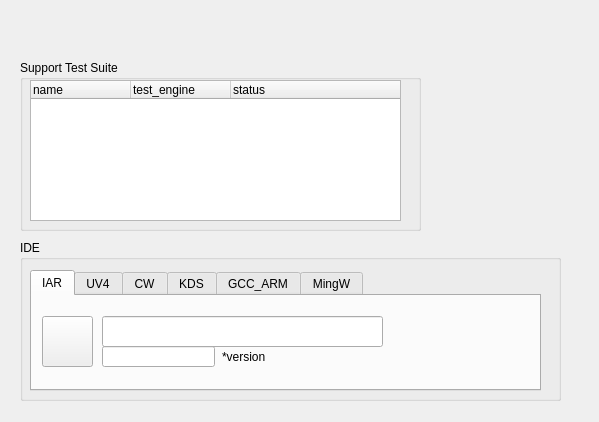
<?xml version="1.0" encoding="UTF-8"?>
<ui version="4.0">
 <class>Build_Form</class>
 <widget class="QWidget" name="Build_Form">
  <property name="geometry">
   <rect>
    <x>0</x>
    <y>0</y>
    <width>599</width>
    <height>422</height>
   </rect>
  </property>
  <property name="windowTitle">
   <string>Build Configuration</string>
  </property>
  <property name="windowIcon">
   <iconset>
    <normaloff>../pic_user/window_icon.png</normaloff>../pic_user/window_icon.png</iconset>
  </property>
  <widget class="QGroupBox" name="groupBox">
   <property name="geometry">
    <rect>
     <x>20</x>
     <y>60</y>
     <width>401</width>
     <height>171</height>
    </rect>
   </property>
   <property name="title">
    <string>Support Test Suite</string>
   </property>
   <widget class="QTreeWidget" name="treeWidget">
    <property name="geometry">
     <rect>
      <x>10</x>
      <y>20</y>
      <width>371</width>
      <height>141</height>
     </rect>
    </property>
    <property name="toolTip">
     <string>Double click to enable or disable a test suite</string>
    </property>
    <property name="statusTip">
     <string>Double click to enable or disable a test suite</string>
    </property>
    <column>
     <property name="text">
      <string>name</string>
     </property>
     <property name="icon">
      <iconset>
       <normaloff>../pic_user/suite_icon.png</normaloff>../pic_user/suite_icon.png</iconset>
     </property>
    </column>
    <column>
     <property name="text">
      <string>test_engine</string>
     </property>
    </column>
    <column>
     <property name="text">
      <string>status</string>
     </property>
    </column>
   </widget>
  </widget>
  <widget class="QGroupBox" name="groupBox_2">
   <property name="geometry">
    <rect>
     <x>20</x>
     <y>240</y>
     <width>541</width>
     <height>161</height>
    </rect>
   </property>
   <property name="title">
    <string>IDE</string>
   </property>
   <widget class="QTabWidget" name="tabWidget">
    <property name="geometry">
     <rect>
      <x>10</x>
      <y>30</y>
      <width>511</width>
      <height>121</height>
     </rect>
    </property>
    <property name="toolTip">
     <string/>
    </property>
    <property name="statusTip">
     <string/>
    </property>
    <property name="currentIndex">
     <number>0</number>
    </property>
    <property name="iconSize">
     <size>
      <width>20</width>
      <height>20</height>
     </size>
    </property>
    <widget class="QWidget" name="tab">
     <attribute name="title">
      <string>IAR</string>
     </attribute>
     <attribute name="toolTip">
      <string>IAR dir and version configuration</string>
     </attribute>
     <widget class="QLineEdit" name="lineEdit">
      <property name="geometry">
       <rect>
        <x>70</x>
        <y>20</y>
        <width>281</width>
        <height>31</height>
       </rect>
      </property>
      <property name="statusTip">
       <string>Fill in content directly or click button</string>
      </property>
     </widget>
     <widget class="QToolButton" name="toolButton">
      <property name="geometry">
       <rect>
        <x>10</x>
        <y>20</y>
        <width>51</width>
        <height>51</height>
       </rect>
      </property>
      <property name="statusTip">
       <string>Choose</string>
      </property>
      <property name="text">
       <string/>
      </property>
      <property name="icon">
       <iconset>
        <normaloff>../pic_user/iar_icon.png</normaloff>../pic_user/iar_icon.png</iconset>
      </property>
      <property name="iconSize">
       <size>
        <width>30</width>
        <height>30</height>
       </size>
      </property>
      <property name="toolButtonStyle">
       <enum>Qt::ToolButtonTextUnderIcon</enum>
      </property>
     </widget>
     <widget class="QLabel" name="label">
      <property name="geometry">
       <rect>
        <x>190</x>
        <y>50</y>
        <width>46</width>
        <height>21</height>
       </rect>
      </property>
      <property name="text">
       <string>*version</string>
      </property>
     </widget>
     <widget class="QLineEdit" name="lineEdit_7">
      <property name="geometry">
       <rect>
        <x>70</x>
        <y>50</y>
        <width>113</width>
        <height>21</height>
       </rect>
      </property>
     </widget>
    </widget>
    <widget class="QWidget" name="tab_2">
     <attribute name="title">
      <string>UV4</string>
     </attribute>
     <attribute name="toolTip">
      <string>UV4 dir and version configuration</string>
     </attribute>
     <widget class="QToolButton" name="toolButton_2">
      <property name="geometry">
       <rect>
        <x>10</x>
        <y>20</y>
        <width>51</width>
        <height>51</height>
       </rect>
      </property>
      <property name="statusTip">
       <string>Choose</string>
      </property>
      <property name="text">
       <string/>
      </property>
      <property name="icon">
       <iconset>
        <normaloff>../pic_user/uv4_icon.png</normaloff>../pic_user/uv4_icon.png</iconset>
      </property>
      <property name="iconSize">
       <size>
        <width>30</width>
        <height>30</height>
       </size>
      </property>
      <property name="toolButtonStyle">
       <enum>Qt::ToolButtonTextUnderIcon</enum>
      </property>
     </widget>
     <widget class="QLineEdit" name="lineEdit_2">
      <property name="geometry">
       <rect>
        <x>70</x>
        <y>20</y>
        <width>281</width>
        <height>31</height>
       </rect>
      </property>
      <property name="statusTip">
       <string>Fill in content directly or click button</string>
      </property>
     </widget>
     <widget class="QLabel" name="label_3">
      <property name="geometry">
       <rect>
        <x>190</x>
        <y>50</y>
        <width>46</width>
        <height>21</height>
       </rect>
      </property>
      <property name="text">
       <string>*version</string>
      </property>
     </widget>
     <widget class="QLineEdit" name="lineEdit_15">
      <property name="geometry">
       <rect>
        <x>70</x>
        <y>50</y>
        <width>113</width>
        <height>21</height>
       </rect>
      </property>
     </widget>
    </widget>
    <widget class="QWidget" name="tab_3">
     <attribute name="title">
      <string>CW</string>
     </attribute>
     <attribute name="toolTip">
      <string>CW dir and version configuration</string>
     </attribute>
     <widget class="QLineEdit" name="lineEdit_3">
      <property name="geometry">
       <rect>
        <x>70</x>
        <y>20</y>
        <width>281</width>
        <height>31</height>
       </rect>
      </property>
      <property name="statusTip">
       <string>Fill in content directly or click button</string>
      </property>
     </widget>
     <widget class="QToolButton" name="toolButton_3">
      <property name="geometry">
       <rect>
        <x>10</x>
        <y>20</y>
        <width>51</width>
        <height>51</height>
       </rect>
      </property>
      <property name="statusTip">
       <string>Choose</string>
      </property>
      <property name="text">
       <string/>
      </property>
      <property name="icon">
       <iconset>
        <normaloff>../pic_user/cw_icon.png</normaloff>../pic_user/cw_icon.png</iconset>
      </property>
      <property name="iconSize">
       <size>
        <width>30</width>
        <height>30</height>
       </size>
      </property>
      <property name="toolButtonStyle">
       <enum>Qt::ToolButtonTextUnderIcon</enum>
      </property>
     </widget>
     <widget class="QLabel" name="label_4">
      <property name="geometry">
       <rect>
        <x>190</x>
        <y>50</y>
        <width>46</width>
        <height>21</height>
       </rect>
      </property>
      <property name="text">
       <string>*version</string>
      </property>
     </widget>
     <widget class="QLineEdit" name="lineEdit_16">
      <property name="geometry">
       <rect>
        <x>70</x>
        <y>50</y>
        <width>113</width>
        <height>21</height>
       </rect>
      </property>
     </widget>
    </widget>
    <widget class="QWidget" name="tab_4">
     <attribute name="title">
      <string>KDS</string>
     </attribute>
     <attribute name="toolTip">
      <string>KDS dir and version configuration</string>
     </attribute>
     <widget class="QLineEdit" name="lineEdit_4">
      <property name="geometry">
       <rect>
        <x>70</x>
        <y>20</y>
        <width>281</width>
        <height>31</height>
       </rect>
      </property>
      <property name="statusTip">
       <string>Fill in content directly or click button</string>
      </property>
     </widget>
     <widget class="QToolButton" name="toolButton_4">
      <property name="geometry">
       <rect>
        <x>10</x>
        <y>20</y>
        <width>51</width>
        <height>51</height>
       </rect>
      </property>
      <property name="statusTip">
       <string>Choose</string>
      </property>
      <property name="text">
       <string/>
      </property>
      <property name="icon">
       <iconset>
        <normaloff>../pic_user/kds_icon.png</normaloff>../pic_user/kds_icon.png</iconset>
      </property>
      <property name="iconSize">
       <size>
        <width>30</width>
        <height>30</height>
       </size>
      </property>
      <property name="toolButtonStyle">
       <enum>Qt::ToolButtonTextUnderIcon</enum>
      </property>
     </widget>
     <widget class="QLabel" name="label_5">
      <property name="geometry">
       <rect>
        <x>190</x>
        <y>50</y>
        <width>46</width>
        <height>21</height>
       </rect>
      </property>
      <property name="text">
       <string>*version</string>
      </property>
     </widget>
     <widget class="QLineEdit" name="lineEdit_17">
      <property name="geometry">
       <rect>
        <x>70</x>
        <y>50</y>
        <width>113</width>
        <height>21</height>
       </rect>
      </property>
     </widget>
    </widget>
    <widget class="QWidget" name="tab_5">
     <attribute name="title">
      <string>GCC_ARM</string>
     </attribute>
     <attribute name="toolTip">
      <string>GCC_ARM dir and version configuration</string>
     </attribute>
     <widget class="QLineEdit" name="lineEdit_5">
      <property name="geometry">
       <rect>
        <x>70</x>
        <y>20</y>
        <width>281</width>
        <height>31</height>
       </rect>
      </property>
      <property name="statusTip">
       <string>Fill in content directly or click button</string>
      </property>
     </widget>
     <widget class="QToolButton" name="toolButton_5">
      <property name="geometry">
       <rect>
        <x>10</x>
        <y>20</y>
        <width>51</width>
        <height>51</height>
       </rect>
      </property>
      <property name="statusTip">
       <string>Choose</string>
      </property>
      <property name="text">
       <string/>
      </property>
      <property name="icon">
       <iconset>
        <normaloff>../pic_user/gcc_icon.png</normaloff>../pic_user/gcc_icon.png</iconset>
      </property>
      <property name="iconSize">
       <size>
        <width>30</width>
        <height>30</height>
       </size>
      </property>
      <property name="toolButtonStyle">
       <enum>Qt::ToolButtonTextUnderIcon</enum>
      </property>
     </widget>
     <widget class="QLabel" name="label_6">
      <property name="geometry">
       <rect>
        <x>190</x>
        <y>50</y>
        <width>46</width>
        <height>21</height>
       </rect>
      </property>
      <property name="text">
       <string>*version</string>
      </property>
     </widget>
     <widget class="QLineEdit" name="lineEdit_18">
      <property name="geometry">
       <rect>
        <x>70</x>
        <y>50</y>
        <width>113</width>
        <height>21</height>
       </rect>
      </property>
     </widget>
    </widget>
    <widget class="QWidget" name="tab_6">
     <attribute name="title">
      <string>MingW</string>
     </attribute>
     <widget class="QLineEdit" name="lineEdit_6">
      <property name="geometry">
       <rect>
        <x>70</x>
        <y>30</y>
        <width>281</width>
        <height>31</height>
       </rect>
      </property>
      <property name="statusTip">
       <string>Fill in content directly or click button</string>
      </property>
     </widget>
     <widget class="QToolButton" name="toolButton_6">
      <property name="geometry">
       <rect>
        <x>10</x>
        <y>20</y>
        <width>51</width>
        <height>51</height>
       </rect>
      </property>
      <property name="statusTip">
       <string>Choose</string>
      </property>
      <property name="text">
       <string/>
      </property>
      <property name="icon">
       <iconset>
        <normaloff>../pic_user/mingw_icon.png</normaloff>../pic_user/mingw_icon.png</iconset>
      </property>
      <property name="iconSize">
       <size>
        <width>30</width>
        <height>30</height>
       </size>
      </property>
      <property name="toolButtonStyle">
       <enum>Qt::ToolButtonTextUnderIcon</enum>
      </property>
     </widget>
    </widget>
   </widget>
  </widget>
 </widget>
 <resources/>
 <connections/>
</ui>
